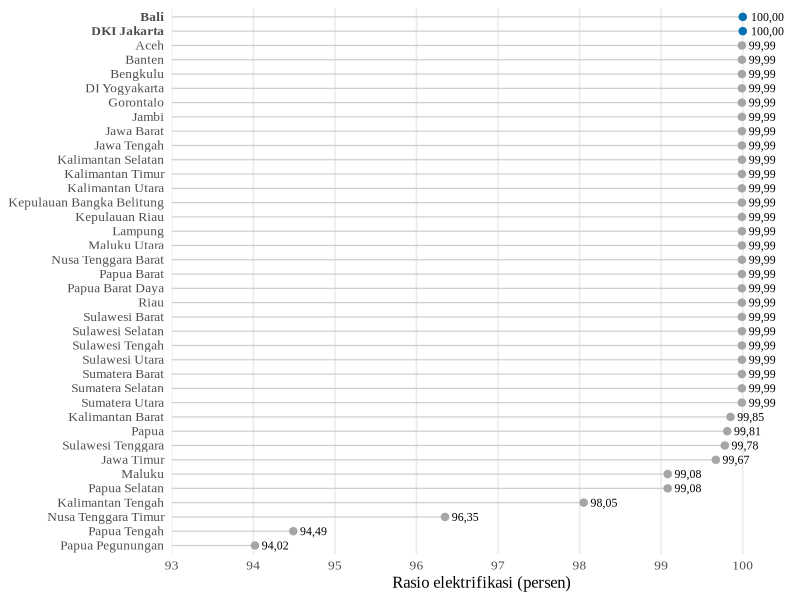
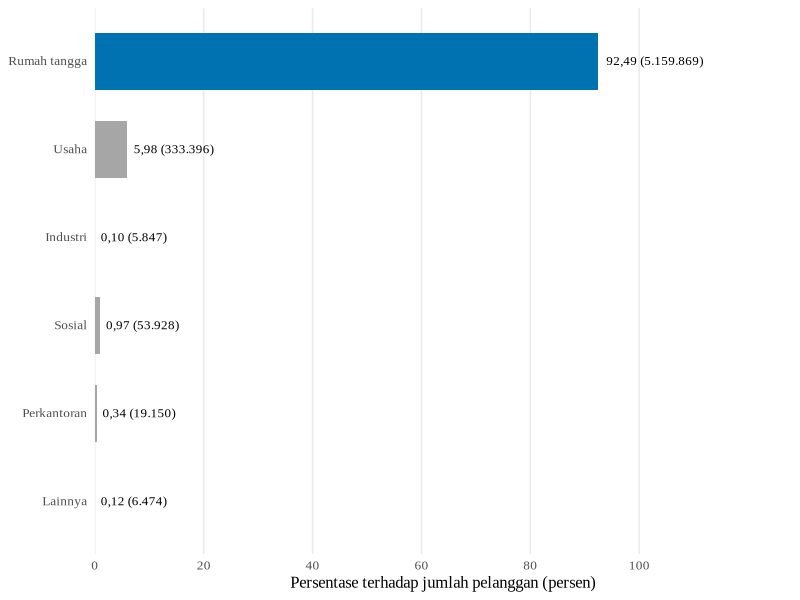
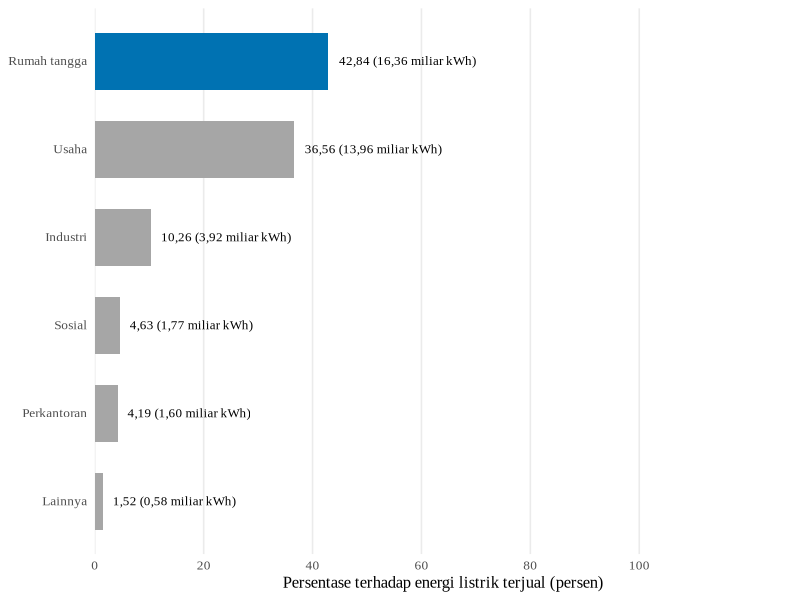
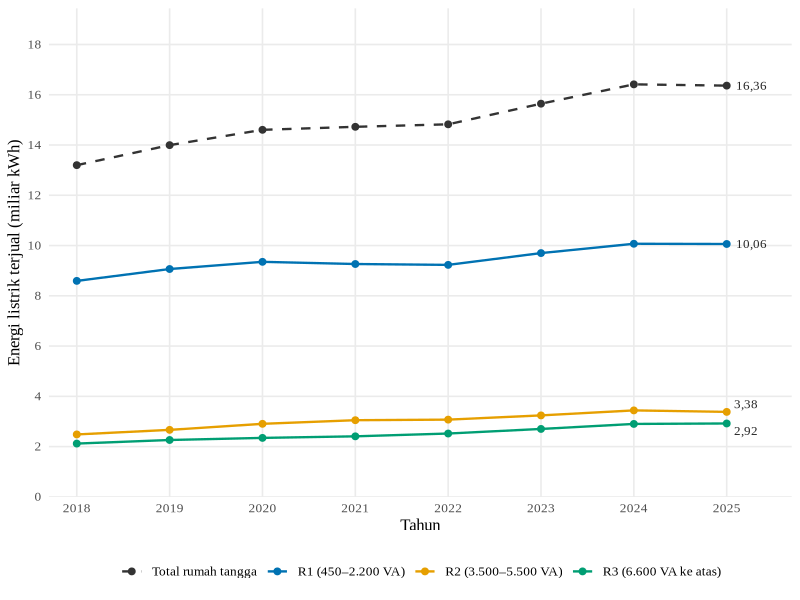

The R script that drew these images, in order:
# ============================================================
# SCRIPT GAMBAR BAB I — DATA PUBLIKASI (TANPA MIKRODATA SUSENAS)
# KLASIFIKASI RUMAH TANGGA BERDASARKAN POLA KONSUMSI LISTRIK
# DAN KARAKTERISTIK SOSIAL EKONOMI DI DKI JAKARTA
#
# Dibuat pada Sesi AX (4 Oktober 2026) untuk mengganti skrip lama yang
# hilang. Skrip ini berdiri sendiri: tidak membaca berkas apa pun dan
# tidak bergantung pada "Script R Pasca SE Bimbingan.R". Seluruh angka
# ditulis langsung di bawah beserta sumbernya, sehingga skrip ini juga
# berfungsi sebagai catatan asal-usul data Gambar 1, 3, dan 4.
#
# KELUARAN (nama berkas = nama aset di folder assets-ta repo)
#   gambar-01-rasio-elektrifikasi.png
#   gambar-03a-komposisi-pelanggan.png
#   gambar-03b-distribusi-konsumsi.png
#   gambar-04-energi-listrik-terjual.png  (dibuat bila data 2018-2024
#                                          sudah lengkap; lihat Bagian 5)
#
# FORMAT (sama dengan Gambar 7-16 di skrip utama)
#   desimal koma, ribuan titik, huruf Times New Roman, tanpa judul di
#   dalam grafik (judul dan sumber ditulis di naskah).
#
# DAFTAR PERUBAHAN TERHADAP GAMBAR LAMA
# 1. Gambar 1: Papua Tengah dikoreksi dari 99,49 menjadi 94,49 sesuai
#    sumber (Gambar 7.1 publikasi Indikator TPB Indonesia 2025). Nilai
#    99,49 pada gambar lama adalah salah ketik.
# 2. Gambar 3: bentuk treemap diganti diagram batang mendatar, dengan
#    urutan sektor dan warna yang sama pada panel (a) dan (b).
# 3. Gambar 4: label sumbu tegak "Daya Terjual" diganti "Energi Listrik
#    Terjual", karena kWh adalah satuan energi, bukan daya.
# ============================================================


# ============================================================
# 0. KONFIGURASI
# ============================================================

# Folder tempat PNG disimpan. Ganti bila perlu.
folder_output <- "assets-ta"
if (!dir.exists(folder_output)) dir.create(folder_output, recursive = TRUE)


# ============================================================
# 1. PACKAGE
# ============================================================

packages <- c("ggplot2", "scales", "ragg")
installed <- packages %in% rownames(installed.packages())
if (any(!installed)) install.packages(packages[!installed])

library(ggplot2)
library(scales)


# ============================================================
# 2. FUNGSI BANTU (disalin dari skrip utama agar formatnya sama)
# ============================================================

font_naskah <- "Times New Roman"

# Angka untuk label di dalam grafik, mis. angka_id(92.4929, 2) -> "92,49"
angka_id <- function(x, digits = 0) {
  ifelse(is.na(x), NA_character_,
         formatC(x, format = "f", digits = digits,
                 big.mark = ".", decimal.mark = ","))
}

# Angka untuk sumbu grafik, mis. 15000 -> "15.000"
sumbu_id <- function(accuracy = 1) {
  scales::label_number(accuracy = accuracy, big.mark = ".", decimal.mark = ",")
}

simpan_grafik <- function(nama_file, plot, width, height) {
  ggsave(file.path(folder_output, nama_file), plot,
         width = width, height = height, dpi = 300,
         device = ragg::agg_png, bg = "white")
}

# Warna (palet Okabe-Ito, aman buta warna; sama dengan skrip utama)
warna_sorot  <- "#0072B2"   # biru: provinsi 100 persen / sektor rumah tangga
warna_lain   <- "grey65"    # abu-abu: kategori pembanding

tema_naskah <- theme_minimal(base_size = 12, base_family = font_naskah) +
  theme(panel.grid.minor = element_blank())


# ============================================================
# 3. GAMBAR 1 — RASIO ELEKTRIFIKASI MENURUT PROVINSI, 2024
# ------------------------------------------------------------
# Sumber: Badan Pusat Statistik & Kementerian PPN/Bappenas (2025).
#   Indikator Tujuan Pembangunan Berkelanjutan Indonesia 2025,
#   Gambar 7.1 "Peta Sebaran Rasio Elektrifikasi, 2024", dengan data
#   Kementerian Energi dan Sumber Daya Mineral (Triwulan IV 2024).
#   Rasio elektrifikasi nasional pada gambar sumber: 99,83 persen.
# Angka disalin dari label peta pada gambar sumber (satuan persen).
# ============================================================

re_2024 <- data.frame(
  provinsi = c(
    "Aceh", "Sumatera Utara", "Sumatera Barat", "Riau", "Jambi",
    "Sumatera Selatan", "Bengkulu", "Lampung",
    "Kepulauan Bangka Belitung", "Kepulauan Riau",
    "DKI Jakarta", "Jawa Barat", "Jawa Tengah", "DI Yogyakarta",
    "Jawa Timur", "Banten", "Bali", "Nusa Tenggara Barat",
    "Nusa Tenggara Timur", "Kalimantan Barat", "Kalimantan Tengah",
    "Kalimantan Selatan", "Kalimantan Timur", "Kalimantan Utara",
    "Sulawesi Utara", "Sulawesi Tengah", "Sulawesi Selatan",
    "Sulawesi Tenggara", "Gorontalo", "Sulawesi Barat", "Maluku",
    "Maluku Utara", "Papua Barat", "Papua Barat Daya", "Papua",
    "Papua Selatan", "Papua Tengah", "Papua Pegunungan"
  ),
  rasio = c(
    99.99, 99.99, 99.99, 99.99, 99.99,
    99.99, 99.99, 99.99,
    99.99, 99.99,
    100.00, 99.99, 99.99, 99.99,
    99.67, 99.99, 100.00, 99.99,
    96.35, 99.85, 98.05,
    99.99, 99.99, 99.99,
    99.99, 99.99, 99.99,
    99.78, 99.99, 99.99, 99.08,
    99.99, 99.99, 99.99, 99.81,
    99.08, 94.49, 94.02          # Papua Tengah 94,49 (bukan 99,49)
  )
)

stopifnot(nrow(re_2024) == 38, !anyDuplicated(re_2024$provinsi))

# Urutan: rasio tertinggi di atas; bila sama, urut abjad
re_2024 <- re_2024[order(-re_2024$rasio, re_2024$provinsi), ]
re_2024$provinsi <- factor(re_2024$provinsi, levels = rev(re_2024$provinsi))

# Sorotan = provinsi yang mencapai 100 persen (DKI Jakarta dan Bali).
# Sorotan mengikuti NILAI, bukan wilayah penelitian, karena paragraf
# setelah Gambar 1 menyebut kedua provinsi tersebut bersama-sama.
re_2024$sorot <- re_2024$rasio >= 100

p_gambar01 <- ggplot(re_2024, aes(y = provinsi, x = rasio)) +
  geom_segment(aes(x = 93, xend = rasio, yend = provinsi),
               colour = "grey80", linewidth = 0.4) +
  geom_point(aes(colour = sorot), size = 2.2, show.legend = FALSE) +
  geom_text(aes(label = angka_id(rasio, 2)),
            family = font_naskah, size = 3, hjust = -0.25) +
  scale_colour_manual(values = c(`FALSE` = warna_lain, `TRUE` = warna_sorot)) +
  scale_x_continuous(limits = c(93, 100.6), breaks = 93:100,
                     labels = sumbu_id(), expand = c(0, 0)) +
  labs(x = "Rasio elektrifikasi (persen)", y = NULL) +
  tema_naskah +
  theme(panel.grid.major.y = element_blank(),
        axis.text.y = element_text(
          face = ifelse(levels(re_2024$provinsi) %in%
                          re_2024$provinsi[re_2024$sorot],
                        "bold", "plain")))

simpan_grafik("gambar-01-rasio-elektrifikasi.png",
              p_gambar01, width = 7, height = 8.5)


# ============================================================
# 4. GAMBAR 3 — PELANGGAN DAN ENERGI LISTRIK TERJUAL MENURUT
#    SEKTOR DI DKI JAKARTA, 2025
# ------------------------------------------------------------
# Sumber: Badan Pusat Statistik Provinsi DKI Jakarta (2026).
#   Provinsi DKI Jakarta dalam Angka 2026, Tabel 6.4 (jumlah pelanggan)
#   dan Tabel 6.5 (kWh terjual) menurut golongan tarif, kolom Gabungan,
#   dengan data PT PLN (Persero) Distribusi DKI Jakarta dan Tangerang.
# Pengelompokan sektor mengikuti pengelompokan pada kedua tabel sumber
# (termasuk P3 di bawah Perkantoran). Tanda "-" pada S1 dibaca 0.
# ============================================================

# --- Tabel 6.4: jumlah pelanggan (Gabungan) ------------------
pelanggan_2025 <- list(
  "Rumah tangga" = c(R1 = 4495751, R2 = 478869, R3_6600VA = 185195,
                     R3_200kVA = 54),
  "Usaha"        = c(B1 = 97738, B2 = 232802, B3 = 2856),
  "Industri"     = c(I1_1300VA = 1449, I1_200kVA = 3622, I1_gt200kVA = 771,
                     I1_30000kVA = 5),
  "Sosial"       = c(S1 = 0, S2_2200VA = 22769, S2_200kVA = 30680,
                     S3 = 479),
  "Perkantoran"  = c(P1 = 7894, P2 = 745, P3 = 10511),
  "Lainnya"      = c(TTM = 38, CTR = 1085, CTM = 25, L = 5326)
)
total_pelanggan_tabel <- 5578664   # baris Jumlah/Total Tabel 6.4

# --- Tabel 6.5: kWh terjual (Gabungan) -----------------------
kwh_2025 <- list(
  "Rumah tangga" = c(R1 = 10062007805, R2 = 3381190940,
                     R3_6600VA = 2848405014, R3_200kVA = 71720452),
  "Usaha"        = c(B1 = 200078092, B2 = 4320282535, B3 = 9425525732,
                     B3_20000kVA = 17775615),
  "Industri"     = c(I1_1300VA = 105999, I1_200kVA = 410208670,
                     I1_gt200kVA = 2399391301, I1_30000kVA = 1110387762),
  "Sosial"       = c(S1 = 0, S2_2200VA = 69271356, S2_200kVA = 732772772,
                     S3 = 966613428),
  "Perkantoran"  = c(P1 = 267204474, P2 = 1143266400, P3 = 190396425),
  "Lainnya"      = c(TTM = 225731485, CTM = 143694202, L = 209528396)
)
total_kwh_tabel <- 38195558854     # baris Jumlah/Total Tabel 6.5

sektor_2025 <- data.frame(
  sektor    = names(pelanggan_2025),
  pelanggan = sapply(pelanggan_2025, sum),
  kwh       = sapply(kwh_2025, sum)
)

# Pemeriksaan: jumlah komponen harus sama dengan baris Jumlah/Total.
# Tabel 6.5 berselisih 1 kWh akibat pembulatan di sumber; persentase
# dihitung terhadap baris Jumlah/Total yang tercetak.
stopifnot(sum(sektor_2025$pelanggan) == total_pelanggan_tabel,
          abs(sum(sektor_2025$kwh) - total_kwh_tabel) <= 1)

sektor_2025$persen_pelanggan <- 100 * sektor_2025$pelanggan / total_pelanggan_tabel
sektor_2025$persen_kwh       <- 100 * sektor_2025$kwh / total_kwh_tabel

print(transform(sektor_2025,
                kwh_miliar = round(kwh / 1e9, 2),
                persen_pelanggan = round(persen_pelanggan, 2),
                persen_kwh = round(persen_kwh, 2)))

# Urutan sektor tetap pada kedua panel: menurut energi terjual
urutan_sektor <- sektor_2025$sektor[order(sektor_2025$kwh)]
sektor_2025$sektor <- factor(sektor_2025$sektor, levels = urutan_sektor)
sektor_2025$sorot  <- sektor_2025$sektor == "Rumah tangga"

grafik_sektor <- function(data, kolom_persen, label, judul_sumbu) {
  ggplot(data, aes(y = sektor, x = .data[[kolom_persen]], fill = sorot)) +
    geom_col(width = 0.65, show.legend = FALSE) +
    geom_text(aes(label = label), family = font_naskah, size = 3.3,
              hjust = -0.08) +
    scale_fill_manual(values = c(`FALSE` = warna_lain, `TRUE` = warna_sorot)) +
    scale_x_continuous(limits = c(0, 128), breaks = seq(0, 100, 20),
                       labels = sumbu_id(), expand = c(0, 0)) +
    labs(x = judul_sumbu, y = NULL) +
    tema_naskah +
    theme(panel.grid.major.y = element_blank())
}

p_gambar03a <- grafik_sektor(
  sektor_2025, "persen_pelanggan",
  label = paste0(angka_id(sektor_2025$persen_pelanggan, 2), " (",
                 angka_id(sektor_2025$pelanggan, 0), ")"),
  judul_sumbu = "Persentase terhadap jumlah pelanggan (persen)"
)

p_gambar03b <- grafik_sektor(
  sektor_2025, "persen_kwh",
  label = paste0(angka_id(sektor_2025$persen_kwh, 2), " (",
                 angka_id(sektor_2025$kwh / 1e9, 2), " miliar kWh)"),
  judul_sumbu = "Persentase terhadap energi listrik terjual (persen)"
)

simpan_grafik("gambar-03a-komposisi-pelanggan.png",
              p_gambar03a, width = 6, height = 3.6)
simpan_grafik("gambar-03b-distribusi-konsumsi.png",
              p_gambar03b, width = 6, height = 3.6)


# ============================================================
# 5. GAMBAR 4 — ENERGI LISTRIK TERJUAL KEPADA PELANGGAN RUMAH
#    TANGGA DI PROVINSI DKI JAKARTA, 2018-2025
# ------------------------------------------------------------
# Sumber: Badan Pusat Statistik Provinsi DKI Jakarta (2019-2026).
#   Provinsi DKI Jakarta dalam Angka edisi 2019 s.d. 2026, tabel
#   "Jumlah Daya (kWh) Listrik menurut Golongan Tarif dan Cabang di
#   Provinsi DKI Jakarta", kolom Gabungan. Edisi tahun t memuat data
#   tahun t-1 (edisi 2026 -> data 2025).
# Golongan: R1 = 450-2.200 VA; R2 = >3.500-5.500 VA;
#           R3 = 6.600 VA ke atas (6.600 VA + >200 kVA).
# Satuan: kWh. Isi angka persis seperti tercetak, tanpa pembulatan.
#
# Halaman tabel (nomor halaman PDF, bukan halaman cetak): edisi 2019
# Tabel 6.5 hlm. cetak 390; edisi 2020 hlm. PDF 551; edisi 2021 hlm. PDF
# 553; edisi 2022 hlm. PDF 583; edisi 2023 hlm. PDF 569; edisi 2024 hlm. PDF 638; edisi 2025 hlm.
# PDF 613; edisi 2026 hlm. PDF 609. Seluruhnya diunduh dari
# https://jakarta.bps.go.id/ (Sesi AX, 4 Oktober 2026).
#
# Pemeriksaan transkripsi (Sesi AX): untuk seluruh tahun 2018-2025,
# jumlah seluruh baris tabel (semua sektor) sama persis dengan baris
# Jumlah/Total yang tercetak (selisih 0 kWh; 2025 selisih 1 kWh akibat
# pembulatan di sumber).
#
# Catatan definisi golongan pada sumber:
# - Edisi 2019 (data 2018) mencetak R2 sebagai ">2,2 kVA - 6.600 VA";
#   edisi berikutnya ">3,5 kVA - 5.500 VA". Angka dipakai apa adanya.
# - Baris R3 ">200 kVA" baru muncul mulai data 2024; sebelumnya R3
#   hanya memuat 6.600 VA.
#
# Bila kelak ada angka yang dihapus (NA), Bagian 5 dilewati dan Gambar 4
# lama tidak ditimpa.
# ============================================================

kwh_rt <- data.frame(
  tahun = 2018:2025,
  #  tahun data : edisi -> 2018:2019  2019:2020  2020:2021  2021:2022
  #               2022:2023  2023:2024  2024:2025  2025:2026
  r1 = c(8594062121, 9066393205, 9351892284, 9265311456,
         9230632755, 9700216113, 10070955981, 10062007805),
  r2 = c(2484355238, 2666271182, 2906589350, 3050434614,
         3073163466, 3241758845, 3440779741, 3381190940),
  r3 = c(2120477433, 2262831766, 2346267911, 2408774717,
         2520200173, 2702776809,
         2766367177 + 135765416,   # 2024: 6.600 VA + >200 kVA
         2848405014 + 71720452)    # 2025: 6.600 VA + >200 kVA
)

if (anyNA(kwh_rt)) {
  message("Gambar 4 dilewati: data kWh rumah tangga ",
          paste(kwh_rt$tahun[!complete.cases(kwh_rt)], collapse = ", "),
          " belum diisi.")
} else {
  kwh_rt$total <- kwh_rt$r1 + kwh_rt$r2 + kwh_rt$r3

  seri <- c(total = "Total rumah tangga",
            r1 = "R1 (450\u20132.200 VA)",
            r2 = "R2 (3.500\u20135.500 VA)",
            r3 = "R3 (6.600 VA ke atas)")

  kwh_panjang <- do.call(rbind, lapply(names(seri), function(k)
    data.frame(tahun = kwh_rt$tahun, seri = seri[[k]],
               miliar_kwh = kwh_rt[[k]] / 1e9)))
  kwh_panjang$seri <- factor(kwh_panjang$seri, levels = unname(seri))

  akhir <- kwh_panjang[kwh_panjang$tahun == max(kwh_panjang$tahun), ]
  # Geser label R2 ke atas dan R3 ke bawah agar tidak berdempet
  akhir$geser <- ifelse(grepl("^R2", akhir$seri), 0.3,
                        ifelse(grepl("^R3", akhir$seri), -0.3, 0))

  p_gambar04 <- ggplot(kwh_panjang,
                       aes(x = tahun, y = miliar_kwh, colour = seri,
                           linetype = seri)) +
    geom_line(linewidth = 0.8) +
    geom_point(size = 2) +
    geom_text(data = akhir, aes(y = miliar_kwh + geser,
                                label = angka_id(miliar_kwh, 2)),
              colour = "grey15", family = font_naskah, size = 3.3,
              hjust = -0.3, show.legend = FALSE) +
    scale_colour_manual(values = c("grey20", "#0072B2", "#E69F00",
                                   "#009E73")) +
    scale_linetype_manual(values = c("dashed", "solid", "solid", "solid")) +
    scale_x_continuous(breaks = 2018:2025,
                       expand = expansion(add = c(0.3, 0.7))) +
    scale_y_continuous(limits = c(0, 18), breaks = seq(0, 18, 2),
                       labels = sumbu_id(),
                       expand = expansion(mult = c(0, 0.08))) +
    labs(x = "Tahun", y = "Energi listrik terjual (miliar kWh)",
         colour = NULL, linetype = NULL) +
    tema_naskah +
    theme(legend.position = "bottom")

  simpan_grafik("gambar-04-energi-listrik-terjual.png",
                p_gambar04, width = 8, height = 5)
}
